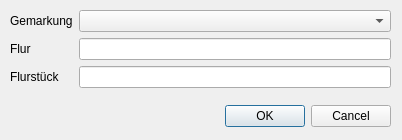
<?xml version="1.0" encoding="UTF-8"?>
<ui version="4.0">
 <class>FlurstueckSucheDialogBase</class>
 <widget class="QDialog" name="FlurstueckSucheDialogBase">
  <property name="geometry">
   <rect>
    <x>0</x>
    <y>0</y>
    <width>402</width>
    <height>140</height>
   </rect>
  </property>
  <property name="windowTitle">
   <string>Flurstück-Suche</string>
  </property>
  <property name="windowIcon">
   <iconset>
    <normaloff>:/plugins/flurstueck_suche/icon.png</normaloff>:/plugins/flurstueck_suche/icon.png</iconset>
  </property>
  <widget class="QDialogButtonBox" name="button_box">
   <property name="geometry">
    <rect>
     <x>10</x>
     <y>100</y>
     <width>381</width>
     <height>32</height>
    </rect>
   </property>
   <property name="orientation">
    <enum>Qt::Horizontal</enum>
   </property>
   <property name="standardButtons">
    <set>QDialogButtonBox::Cancel|QDialogButtonBox::Ok</set>
   </property>
  </widget>
  <widget class="QWidget" name="formLayoutWidget">
   <property name="geometry">
    <rect>
     <x>10</x>
     <y>10</y>
     <width>381</width>
     <height>81</height>
    </rect>
   </property>
   <layout class="QFormLayout" name="formLayout">
    <item row="0" column="1">
     <widget class="QComboBox" name="i_gemarkung">
      <property name="insertPolicy">
       <enum>QComboBox::InsertAlphabetically</enum>
      </property>
     </widget>
    </item>
    <item row="0" column="0">
     <widget class="QLabel" name="l_gemarkung">
      <property name="text">
       <string>Gemarkung</string>
      </property>
     </widget>
    </item>
    <item row="1" column="0">
     <widget class="QLabel" name="l_flur">
      <property name="text">
       <string>Flur</string>
      </property>
     </widget>
    </item>
    <item row="2" column="0">
     <widget class="QLabel" name="l_flurstueck">
      <property name="text">
       <string>Flurstück</string>
      </property>
     </widget>
    </item>
    <item row="1" column="1">
     <widget class="QLineEdit" name="i_flur"/>
    </item>
    <item row="2" column="1">
     <widget class="QLineEdit" name="i_flurstueck"/>
    </item>
   </layout>
  </widget>
 </widget>
 <resources/>
 <connections>
  <connection>
   <sender>button_box</sender>
   <signal>accepted()</signal>
   <receiver>FlurstueckSucheDialogBase</receiver>
   <slot>accept()</slot>
   <hints>
    <hint type="sourcelabel">
     <x>20</x>
     <y>20</y>
    </hint>
    <hint type="destinationlabel">
     <x>20</x>
     <y>20</y>
    </hint>
   </hints>
  </connection>
  <connection>
   <sender>button_box</sender>
   <signal>rejected()</signal>
   <receiver>FlurstueckSucheDialogBase</receiver>
   <slot>reject()</slot>
   <hints>
    <hint type="sourcelabel">
     <x>20</x>
     <y>20</y>
    </hint>
    <hint type="destinationlabel">
     <x>20</x>
     <y>20</y>
    </hint>
   </hints>
  </connection>
 </connections>
</ui>
